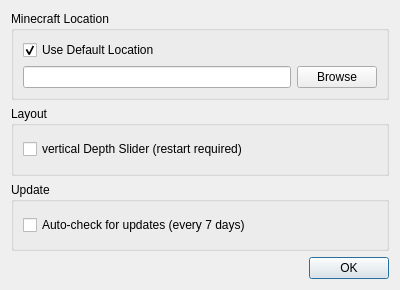
<?xml version="1.0" encoding="UTF-8"?>
<ui version="4.0">
 <class>Settings</class>
 <widget class="QDialog" name="Settings">
  <property name="geometry">
   <rect>
    <x>0</x>
    <y>0</y>
    <width>400</width>
    <height>290</height>
   </rect>
  </property>
  <property name="windowTitle">
   <string>Minutor Settings</string>
  </property>
  <layout class="QHBoxLayout" name="horizontalLayout_2">
   <item>
    <layout class="QVBoxLayout" name="verticalLayout">
     <item>
      <widget class="QGroupBox" name="groupBox_Location">
       <property name="title">
        <string>Minecraft Location</string>
       </property>
       <layout class="QVBoxLayout" name="verticalLayout_2">
        <item>
         <widget class="QCheckBox" name="checkBox_DefaultLocation">
          <property name="text">
           <string>Use Default Location</string>
          </property>
          <property name="checked">
           <bool>true</bool>
          </property>
         </widget>
        </item>
        <item>
         <layout class="QHBoxLayout" name="horizontalLayout_3">
          <item>
           <widget class="QLineEdit" name="lineEdit_Location">
            <property name="inputMask">
             <string/>
            </property>
           </widget>
          </item>
          <item>
           <widget class="QPushButton" name="pushButton_Browse">
            <property name="text">
             <string>Browse</string>
            </property>
           </widget>
          </item>
         </layout>
        </item>
       </layout>
      </widget>
     </item>
     <item>
      <widget class="QGroupBox" name="groupBox_Layout">
       <property name="title">
        <string>Layout</string>
       </property>
       <layout class="QVBoxLayout" name="verticalLayout_4">
        <item>
         <widget class="QCheckBox" name="checkBox_VerticalDepth">
          <property name="text">
           <string>vertical Depth Slider (restart required)</string>
          </property>
         </widget>
        </item>
       </layout>
      </widget>
     </item>
     <item>
      <widget class="QGroupBox" name="groupBox_Update">
       <property name="title">
        <string>Update</string>
       </property>
       <layout class="QVBoxLayout" name="verticalLayout_3">
        <item>
         <widget class="QCheckBox" name="checkBox_AutoUpdate">
          <property name="text">
           <string>Auto-check for updates (every 7 days)</string>
          </property>
         </widget>
        </item>
       </layout>
      </widget>
     </item>
     <item>
      <widget class="QDialogButtonBox" name="buttonBox">
       <property name="orientation">
        <enum>Qt::Horizontal</enum>
       </property>
       <property name="standardButtons">
        <set>QDialogButtonBox::Ok</set>
       </property>
      </widget>
     </item>
    </layout>
   </item>
  </layout>
 </widget>
 <resources/>
 <connections>
  <connection>
   <sender>buttonBox</sender>
   <signal>accepted()</signal>
   <receiver>Settings</receiver>
   <slot>accept()</slot>
   <hints>
    <hint type="sourcelabel">
     <x>248</x>
     <y>254</y>
    </hint>
    <hint type="destinationlabel">
     <x>157</x>
     <y>274</y>
    </hint>
   </hints>
  </connection>
  <connection>
   <sender>buttonBox</sender>
   <signal>rejected()</signal>
   <receiver>Settings</receiver>
   <slot>reject()</slot>
   <hints>
    <hint type="sourcelabel">
     <x>316</x>
     <y>260</y>
    </hint>
    <hint type="destinationlabel">
     <x>286</x>
     <y>274</y>
    </hint>
   </hints>
  </connection>
 </connections>
</ui>
